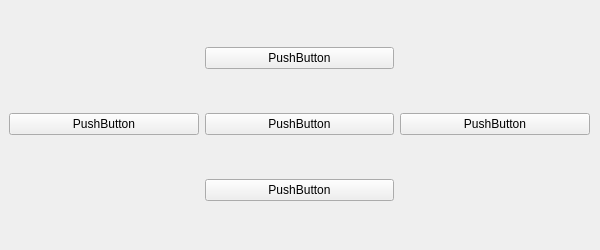
<?xml version="1.0" encoding="UTF-8"?>
<ui version="4.0">
 <class>Form</class>
 <widget class="QWidget" name="Form">
  <property name="geometry">
   <rect>
    <x>0</x>
    <y>0</y>
    <width>600</width>
    <height>250</height>
   </rect>
  </property>
  <property name="minimumSize">
   <size>
    <width>600</width>
    <height>250</height>
   </size>
  </property>
  <property name="maximumSize">
   <size>
    <width>600</width>
    <height>250</height>
   </size>
  </property>
  <property name="windowTitle">
   <string>Form</string>
  </property>
  <widget class="QWidget" name="horizontalLayoutWidget">
   <property name="geometry">
    <rect>
     <x>9</x>
     <y>9</y>
     <width>581</width>
     <height>231</height>
    </rect>
   </property>
   <layout class="QHBoxLayout" name="horizontalLayout">
    <item>
     <widget class="QPushButton" name="pushButton_2">
      <property name="text">
       <string>PushButton</string>
      </property>
     </widget>
    </item>
    <item>
     <layout class="QVBoxLayout" name="verticalLayout_2">
      <item>
       <widget class="QPushButton" name="pushButton_4">
        <property name="text">
         <string>PushButton</string>
        </property>
       </widget>
      </item>
      <item>
       <widget class="QPushButton" name="pushButton_3">
        <property name="text">
         <string>PushButton</string>
        </property>
       </widget>
      </item>
      <item>
       <widget class="QPushButton" name="pushButton_5">
        <property name="text">
         <string>PushButton</string>
        </property>
       </widget>
      </item>
     </layout>
    </item>
    <item>
     <widget class="QPushButton" name="pushButton">
      <property name="text">
       <string>PushButton</string>
      </property>
     </widget>
    </item>
   </layout>
  </widget>
 </widget>
 <resources/>
 <connections/>
</ui>
